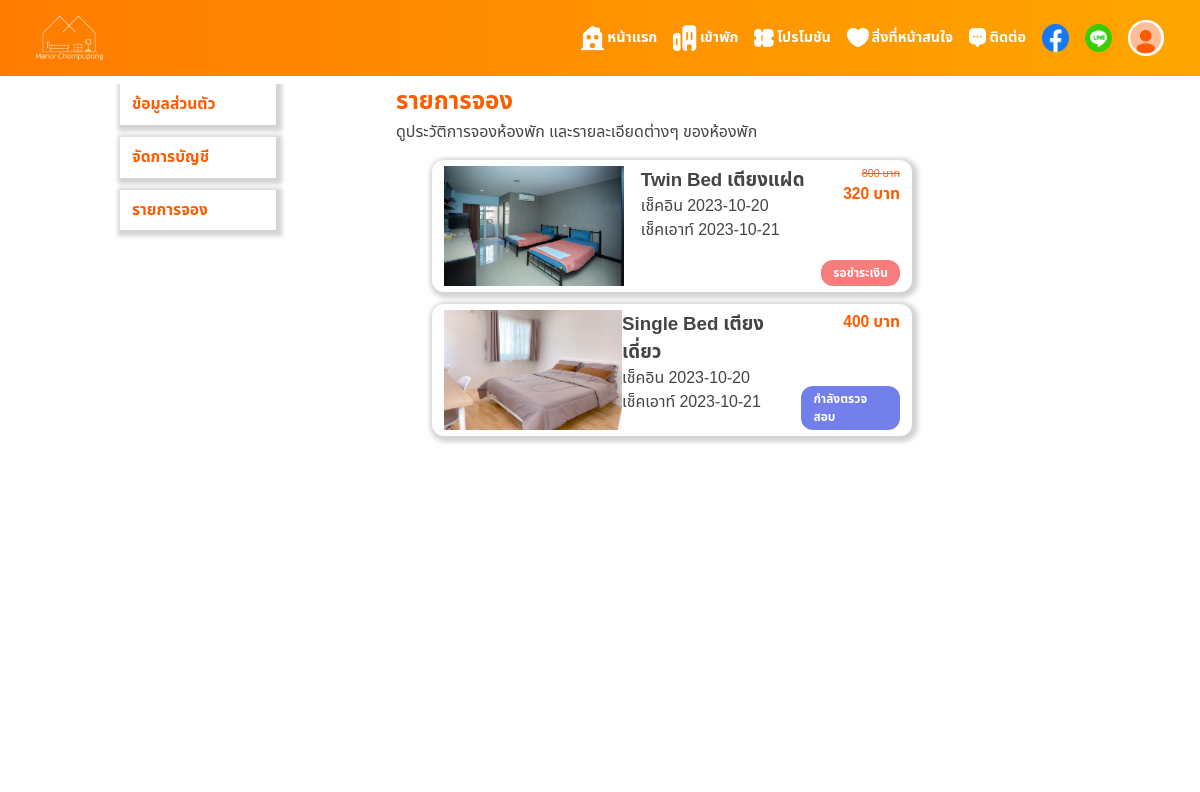
Page /booklist.php (signed in) on the committed database.
### tables this page shows
CREATE TABLE `tb_book` (
  `book_id` int(11) NOT NULL,
  `book_in` date NOT NULL,
  `book_out` date NOT NULL,
  `book_man` int(2) NOT NULL,
  `book_child` int(2) NOT NULL,
  `book_total` int(2) NOT NULL,
  `book_status` char(1) NOT NULL,
  `user_id` int(11) NOT NULL,
  `room_id` int(11) NOT NULL
);

CREATE TABLE `tb_room_img` (
  `room_img_id` int(11) NOT NULL,
  `room_img_path` text NOT NULL,
  `room_id` int(11) NOT NULL
);

CREATE TABLE `tb_room` (
  `room_id` int(11) NOT NULL,
  `room_name` varchar(50) NOT NULL,
  `room_type` char(1) NOT NULL,
  `room_price` int(4) NOT NULL,
  `room_sale` int(2) DEFAULT NULL,
  `room_total` int(2) NOT NULL
);

### booklist.php (the view, shortened to what this page needs)
<?php
    if(isset($_SESSION['user'])){
      $user = $_SESSION['user'];
    }
    include('conn.php');
?>
<!DOCTYPE php>
<php lang="en">
<head>
    <link rel="stylesheet" href="asset/css/style.css">
</head>
<body>
    <?php
       if(isset($user)) {
         echo '
           <div class="nav">
              <nav class="active">
              <div class="logo"><img src="asset/images/logo/logo2.png"></div>
                  <ul>
                      <li><a href="index.php"><img src="asset/images/icons/icon _house_.png"> หน้าแรก</a></li>
                      <li><a href="stay.php"><img src="asset/images/icons/icon _building_.png"> เข้าพัก</a></li>
                      <li><a href="promo.php"><img src="asset/images/icons/icon _ticket_.png"> โปรโมชัน</a></li>
                      <li><a href="interest.php"><img src="asset/images/icons/icon _heart_.png"> สิ่งที่หน้าสนใจ</a></li>
                      <li><a href="contact.php"><img src="asset/images/icons/icon _message_.png"> ติดต่อ</a></li>
                      <li><a class="social" href="https://web.facebook.com/"><img src="asset/images/icons/facebook.png"></a></li>
                      <li><a class="social" href="https://line.me/th/"><img src="asset/images/icons/line.png"></a></li>
                      <li class="dropdown" onclick="showDropDown()">
                       <img  src="asset/images/icons/nav_profile.png">
                       <div id="dropdown" class="hide">
                           <div class="profile">
                               <img src="asset/images/icons/nav_profile.png">
                               <div>
                                   <p>ID: '.$user['user_id'].'</p>
                                   <p>'.$user['user_uname'].'</p>
                               </div>
                           </div>
                            <a href="profile.php"><img src="asset/images/icons/edit.png">ข้อมูลส่วนตัว</a>
                            <a href="account.php"><img src="asset/images/icons/account_edit.png">จัดการบัญชี</a>
                            <a href="logout.php"><img src="asset/images/icons/logout.png">ออกจากระบบ</a>
                       </div>
                       </li>
                  </ul>
              </nav>
           </div>
         ';
       }
    ?>
    <section class="profile account">
        <div class="menu">
            <a href="profile.php">ข้อมูลส่วนตัว</a>
            <a href="account.php">จัดการบัญชี</a>
            <a href="booklist.php">รายการจอง</a>
        </div>
        <div class="info">
            <h1>รายการจอง</h1>
            <p>ดูประวัติการจองห้องพัก และรายละเอียดต่างๆ ของห้องพัก</p>
            <div class="booking-list">
            <?php
                $sql = "SELECT *
                FROM tb_book JOIN tb_room ON tb_book.room_id = tb_room.room_id JOIN tb_room_img ON tb_room_img.room_id = tb_room.room_id
                WHERE user_id = {$user['user_id']}
                GROUP BY book_id
                ORDER BY book_id DESC";
                $rs = $conn->query($sql);
                while($col = $rs->fetch_assoc()) {
                    switch ($col['book_status']) {
                        case 0:
                            $status = 'รอชำระเงิน';
                            $color = 'danger';
                            $link = 'payment.php?bookid='.$col['book_id'];
                            break;
                        case 1:
                            $status = 'กำลังตรวจสอบ';
                            $color = 'infocolor';
                            $link = '#';
                            break;
                    }
                    if($col['room_sale'] > 0) {
                        $netPrice = $col['book_total'] * ($col['room_price']  * (($col['room_sale'] ?? 100)/100));
                        $price = '
                            <s>'.$col['room_price'].' บาท</s>
                            <p>'.$netPrice.' บาท</p>
                        ';
                    }else {
                        $price = '
                            <p>'.$col['room_price'].' บาท</p>
                        ';
                    }
                    echo '
                        <div class="booking-card">
                            <div class="row">
                                <img src="asset/images/'.$col['room_img_path'].'" >
                                <div class="data">
                                    <h3>'.$col['room_name'].'</h3>
                                    <div class="in-out">
                                        <p>เช็คอิน <span>'.$col['book_in'].'</span></p>
                                        <p>เช็คเอาท์ <span>'.$col['book_out'].'</span></p>
                                    </div>
                                </div>
                                <div class="tail">
                                    <div class="price">
                                        '.$price.'
                                    </div>
                                    <a href="'.$link.'"><p class="'.$color.'">'.$status.'</p></a>
                                </div>
                            </div>
                        </div>
                    ';
                }
            ?>
            </div>
        </div>
    </section>
</body>
</php>

### asset/css/style.css (style rules this page uses)
* { box-sizing: border-box; margin: 0; padding: 0; text-decoration: none; list-style: none; user-select: none; font-family: var(--font-noto); font-style: normal; color: var(--font-color); outline: none; }
body { height: 100%; width: 100%; overflow-x: hidden; }
h1 { font-size: 2vw; }
.infocolor { background: var(--color-info); }
.danger { background: var(--color-danger); }
.nav { position: relative; display: flex; width: 100%; }
.nav nav { position: fixed; display: flex; align-items: center; justify-content: space-between; width: 100%; padding: 1.3vw 3vw; z-index: 2; }
.nav nav.active { background: var(--color-gradient-primary2); transition: var(--transition); }
.nav nav .logo img { width: 5.6vw; }
.nav nav ul { display: flex; align-items: center; gap: 1.3vw; }
.nav nav ul li { display: flex; align-items: center; justify-content: center; cursor: pointer; transition: var(--transition); }
.nav nav ul li a { display: flex; align-items: center; color: white; gap: 0.25vw; font-size: 1.2vw; font-weight: 700; transition: var(--transition); }
.nav nav ul li .social img { width: 2.3vw; cursor: pointer; }
.nav nav ul li > img { width: 3vw; }
.nav nav ul li.dropdown { position: relative; }
section { display: flex; flex-direction: column; gap: 2vw; width: 100%; margin-top: 7vw; background-color: white; }
section h1 { color: var(--color-primary); }
section.profile { flex-direction: row; justify-content: start; gap: 10vw; padding: 0 10%; }
section .menu { display: flex; flex-direction: column; gap: 1vw; }
section .menu a { width: 13vw; padding: 0.7vw 1vw; box-shadow: var(--shadow2) ; color: var(--color-primary); font-weight: 800; font-size: 1.3vw; transition: var(--transition); }
section.profile .info { width: 37vw; }
section.account { justify-content: start; gap: 10vw; height:85%; overflow-y: hidden; }
section .info .booking-list { display: flex; flex-direction: column; align-items: center; margin-top: 1vw; gap: 1vw; padding:0.3vw 3vw; width: fit-content; height: 80%; overflow-y: scroll; }
section .info .booking-card { display: flex; flex-direction: column; box-shadow: var(--shadow2); padding: 0.5vw 1vw; border-radius: 1vw; width: 40vw; }
section .info .booking-card .row { display: flex; justify-content: space-between; }
section .info .booking-card .row img { width: 15vw; height: 10vw; }
section .info .booking-card .row .price { display: flex; flex-direction: column; }
section .info .booking-card .row .price s { text-decoration: line-through; color: var(--color-primary); text-align: end; font-size: 0.9vw; }
section .info .booking-card .row .price p { text-align: end; color: var(--color-primary); font-size: 1.3vw; font-weight: 800; }
section .info .booking-card .row .tail { display: flex; flex-direction: column; justify-content: space-between; align-items: end; }
section .info .booking-card .row .tail a p { font-size: 1vw; font-weight: 800; color: white; padding: 0.3vw 1vw; border-radius: 1vw; }

### rows in the picture
tb_book: tb_room_img.room_img_path (picture), room.room_name "Twin Bed เตียงแฝด", book_in "2023-10-20", book_out "2023-10-21", room.room_price "800", book_total.room_sale "320", book_status "รอชำระเงิน"
tb_book: tb_room_img.room_img_path (picture), room.room_name "Single Bed เตียงเดี่ยว", book_in "2023-10-20", book_out "2023-10-21", room.room_price "400", book_status "กำลังตรวจสอบ"
